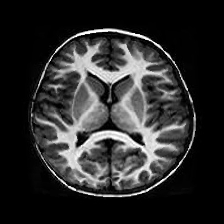
#> input picture data/Data 1 with distortion/distortions/barrel_distortion.png, 224 x 224 px; its folder holds only this picture in this run
$ python distortion_methods.py --image '../../data/Data 1 with distortion/distortions/barrel_distortion.png'
#> lines starting #> are read from the running program, lines starting #| are printed output that depends on the picture
import argparse
import random
import sys
from pathlib import Path

import matplotlib

matplotlib.use("Agg")

import matplotlib.pyplot as plt
import numpy as np
from PIL import Image, ImageEnhance, ImageFilter

if hasattr(sys.stdout, "reconfigure"):
    sys.stdout.reconfigure(encoding="utf-8")


DEFAULT_INPUT_DIR = Path("data/Data 1/test")
OUTPUT_DIR = Path("data/Data 1 with distortion/distortions")
IMAGE_SIZE = (224, 224)


def parse_args() -> argparse.Namespace:
    parser = argparse.ArgumentParser(description="Apply common image distortion methods.")
    parser.add_argument(
        "--image",
        help="Path to one input image. If omitted, a test image is chosen automatically.",
    )
    parser.add_argument(
        "--output",
        default=str(OUTPUT_DIR),
        help="Directory where distorted images are saved.",
    )
    return parser.parse_args()


# [12 lines left out: function find_default_image, not called in this run]


def load_image(path: Path) -> Image.Image:
    with Image.open(path) as image:
        return image.convert("RGB").resize(IMAGE_SIZE)


def gaussian_noise(image: Image.Image, sigma: float = 24.0) -> Image.Image:
    array = np.asarray(image).astype(np.float32)
    noise = np.random.default_rng(42).normal(0, sigma, array.shape)
    noisy = np.clip(array + noise, 0, 255).astype(np.uint8)
    return Image.fromarray(noisy)


# [11 lines left out: function gaussian_noise_snr, not called in this run]


def salt_and_pepper_noise(image: Image.Image, amount: float = 0.04) -> Image.Image:
    array = np.asarray(image).copy()
    rng = np.random.default_rng(42)
    mask = rng.random(array.shape[:2])
    array[mask < amount / 2] = 0
    array[mask > 1 - amount / 2] = 255
    return Image.fromarray(array)


def blur(image: Image.Image) -> Image.Image:
    return image.filter(ImageFilter.GaussianBlur(radius=3))


def gaussian_blur_sigma(image: Image.Image, sigma: float) -> Image.Image:
    return image.filter(ImageFilter.GaussianBlur(radius=sigma))


def brightness_contrast(image: Image.Image) -> Image.Image:
    image = ImageEnhance.Brightness(image).enhance(1.35)
    return ImageEnhance.Contrast(image).enhance(1.55)


def rotate(image: Image.Image) -> Image.Image:
    return image.rotate(18, resample=Image.Resampling.BICUBIC, fillcolor=(0, 0, 0))


def perspective_warp(image: Image.Image) -> Image.Image:
    width, height = image.size
    source = np.array(
        [
            [0, 0],
            [width - 1, 0],
            [width - 1, height - 1],
            [0, height - 1],
        ],
        dtype=np.float32,
    )
    target = np.array(
        [
            [20, 8],
            [width - 24, 24],
            [width - 6, height - 18],
            [10, height - 8],
        ],
        dtype=np.float32,
    )
    coefficients = find_perspective_coefficients(source, target)
    return image.transform(
        image.size,
        Image.Transform.PERSPECTIVE,
        coefficients,
        Image.Resampling.BICUBIC,
        fillcolor=(0, 0, 0),
    )


def find_perspective_coefficients(source: np.ndarray, target: np.ndarray) -> list[float]:
    matrix = []
    for (x, y), (u, v) in zip(target, source):
        matrix.append([x, y, 1, 0, 0, 0, -u * x, -u * y])
        matrix.append([0, 0, 0, x, y, 1, -v * x, -v * y])
    values = source.flatten()
    return np.linalg.solve(np.asarray(matrix), values).tolist()


def barrel_distortion(image: Image.Image, strength: float = 0.000015) -> Image.Image:
    array = np.asarray(image)
    height, width = array.shape[:2]
    center_x = width / 2
    center_y = height / 2

    y_indices, x_indices = np.indices((height, width))
    x = x_indices - center_x
    y = y_indices - center_y
    radius_squared = x * x + y * y

    factor = 1 + strength * radius_squared
    source_x = np.clip(center_x + x * factor, 0, width - 1).astype(np.int32)
    source_y = np.clip(center_y + y * factor, 0, height - 1).astype(np.int32)

    distorted = array[source_y, source_x]
    return Image.fromarray(distorted)


def pixelate(image: Image.Image, block_size: int = 12) -> Image.Image:
    small_size = (IMAGE_SIZE[0] // block_size, IMAGE_SIZE[1] // block_size)
    small = image.resize(small_size, Image.Resampling.BILINEAR)
    return small.resize(IMAGE_SIZE, Image.Resampling.NEAREST)


# [26 lines left out: function cnn_level_distortions, not called in this run]


def save_comparison_grid(images: dict[str, Image.Image], output_path: Path) -> None:
    names = list(images.keys())
    columns = 3
    rows = int(np.ceil(len(names) / columns))

    plt.figure(figsize=(10, 3.4 * rows))
    for index, name in enumerate(names, start=1):
        plt.subplot(rows, columns, index)
        plt.imshow(images[name])
        plt.title(name)
        plt.axis("off")

    plt.tight_layout()
    plt.savefig(output_path, dpi=160)
    plt.close()


def main() -> None:
    args = parse_args()
    image_path = Path(args.image) if args.image else find_default_image()
    output_dir = Path(args.output)
    output_dir.mkdir(parents=True, exist_ok=True)

    original = load_image(image_path)
#> in load_image, image is the input picture: PIL image 224x224 RGB; min 0, max 255, mean 44.4
    distortions = {
        "clean": original,
        "gaussian_noise": gaussian_noise(original),
        "salt_and_pepper": salt_and_pepper_noise(original),
        "gaussian_blur": blur(original),
        "brightness_contrast": brightness_contrast(original),
        "rotation": rotate(original),
        "perspective_warp": perspective_warp(original),
        "barrel_distortion": barrel_distortion(original),
        "pixelation": pixelate(original),
    }
#> in gaussian_noise, `noisy = np.clip(array + noise, 0, 255).astype(np.uint8)`:
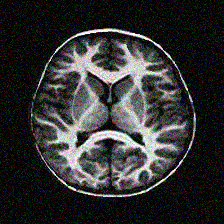
#> noisy: shape (224, 224, 3); mean R, G, B 49.4, 49.5, 49.5
#> in salt_and_pepper_noise, `array[mask > 1 - amount / 2] = 255`:
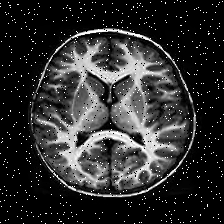
#> array: shape (224, 224, 3); min 0, max 255, mean 47.6
#> in brightness_contrast, `image = ImageEnhance.Brightness(image).enhance(1.35)`:
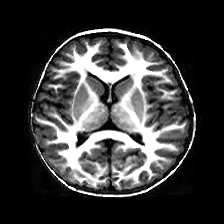
#> image: PIL image 224x224 RGB; min 0, max 255, mean 57.3
#> in rotate, `return image.rotate(18, resample=Image.Resampling.BICUBIC, fillcolor=(..`:
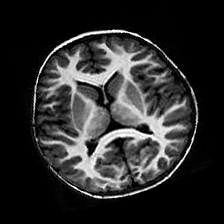
#> returned value: PIL image 224x224 RGB; min 0, max 255, mean 44.2
#> in perspective_warp, `width, height = image.size`: width = 224
#> in perspective_warp, `source = np.array( [ [0, 0], [width - 1, 0], [width - 1, height - 1], ..`: source = [[0, 0], [223, 0], [223, 223], [0, 223]]
#> in perspective_warp, `target = np.array( [ [20, 8], [width - 24, 24], [width - 6, height - 1..`: target = [[20, 8], [200, 24], [218, 206], [10, 216]]
#> the loop in find_perspective_coefficients, `for (x, y), (u, v) in zip(target, source):` made 4 passes
#> (x, y, u, v) on passes 1 to 4: (20, 8, 0, 0), (200, 24, 223, 0), (218, 206, 223, 223), (10, 216, 0, 223)
#> after the loop in find_perspective_coefficients, `for (x, y), (u, v) in zip(target, source):`: matrix = 8 items, first 6: [20, 8, 1, 0, 0, 0, 0, 0], [0, 0, 0, 20, 8, 1, 0, 0], [200, 24, 1, 0, 0, 0, -44600, -5352], [0, 0, 0, 200, 24, 1, 0, 0], [218, 206, 1, 0, 0, 0, -48614, -45938], [0, 0, 0, 218, 206, 1, -48614, -45938]
#> in find_perspective_coefficients, `values = source.flatten()`: values = [0, 0, 223, 0, 223, 223, 0, 223]
#> in perspective_warp, `coefficients = find_perspective_coefficients(source, target)`: coefficients = [1.08, 0.0518, -21.98, -0.11, 1.24, -7.72, -0.000724, 0.000782]
#> in perspective_warp, `return image.transform( image.size, Image.Transform.PERSPECTIVE, coeff..`:
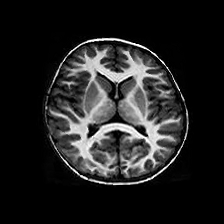
#> returned value: PIL image 224x224 RGB; min 0, max 255, mean 33.5
#> in barrel_distortion, `distorted = array[source_y, source_x]`:
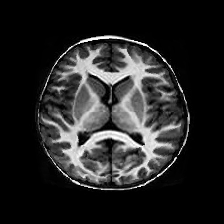
#> distorted: shape (224, 224, 3); min 0, max 255, mean 38
#> in pixelate, `small_size = (IMAGE_SIZE[0] // block_size, IMAGE_SIZE[1] // block_size)`: small_size = (18, 18)
#> in pixelate, `small = image.resize(small_size, Image.Resampling.BILINEAR)`:
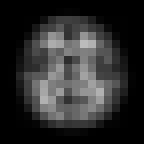
#> small: PIL image 18x18 RGB (shown 8 times larger); min 0, max 188, mean 44.4

    for name, image in distortions.items():
        image.save(output_dir / f"{name}.png")
#> this loop made 9 passes
#> name on passes 1 to 9: 'clean', 'gaussian_noise', 'salt_and_pepper', 'gaussian_blur', 'brightness_contrast', 'rotation', 'perspective_warp', 'barrel_distortion', 'pixelation'

    save_comparison_grid(distortions, output_dir / "distortion_grid.png")
#> in save_comparison_grid, `names = list(images.keys())`: names = ['clean', 'gaussian_noise', 'salt_and_pepper', 'gaussian_blur', 'brightness_contrast', 'rotation', 'perspective_warp', 'barrel_distortion', 'pixelation']
#> in save_comparison_grid, `rows = int(np.ceil(len(names) / columns))`: rows = 3
#> the loop in save_comparison_grid, `for index, name in enumerate(names, start=1):` made 9 passes
    (output_dir / "methods.txt").write_text(
        "\n".join(
            [
                "Distortion Methods",
                "",
                f"Input image: {image_path.resolve()}",
                "",
                "1. Gaussian noise: adds normally distributed random pixel noise.",
                "2. Salt and pepper noise: randomly turns pixels black or white.",
                "3. Gaussian blur: smooths local detail and edges.",
                "4. Brightness/contrast: changes image intensity and contrast.",
                "5. Rotation: applies geometric rotation.",
                "6. Perspective warp: simulates viewpoint distortion.",
                "7. Barrel distortion: bends the image outward from the center.",
                "8. Pixelation: reduces spatial detail by enlarging blocks.",
            ]
        ),
        encoding="utf-8",
    )

    print("Input image:", image_path.resolve())
    print("Saved distortion results to:", output_dir.resolve())


if __name__ == "__main__":
    main()

$ run again, on data/Data 1 with distortion/distortions/rotation.png
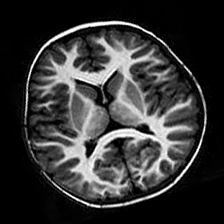
#> input picture data/Data 1 with distortion/distortions/rotation.png, 224 x 224 px
#> in load_image, image is the input picture: PIL image 224x224 RGB; min 0, max 255, mean 53.1
#> in rotate, `return image.rotate(18, resample=Image.Resampling.BICUBIC, fillcolor=(..`:
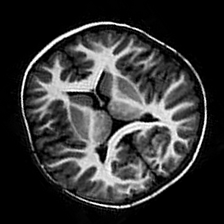
#> returned value: PIL image 224x224 RGB; min 0, max 255, mean 52.8
#> in perspective_warp, `width, height = image.size`: width = 224
#> source = [[0, 0], [223, 0], [223, 223], [0, 223]]
#> target = [[20, 8], [200, 24], [218, 206], [10, 216]]
#> the loop in find_perspective_coefficients, `for (x, y), (u, v) in zip(target, source):` made 4 passes
#> (x, y, u, v) on passes 1 to 4: (20, 8, 0, 0), (200, 24, 223, 0), (218, 206, 223, 223), (10, 216, 0, 223)
#> after the loop in find_perspective_coefficients, `for (x, y), (u, v) in zip(target, source):`: matrix = 8 items, first 6: [20, 8, 1, 0, 0, 0, 0, 0], [0, 0, 0, 20, 8, 1, 0, 0], [200, 24, 1, 0, 0, 0, -44600, -5352], [0, 0, 0, 200, 24, 1, 0, 0], [218, 206, 1, 0, 0, 0, -48614, -45938], [0, 0, 0, 218, 206, 1, -48614, -45938]
#> values = [0, 0, 223, 0, 223, 223, 0, 223]
#> coefficients = [1.08, 0.0518, -21.98, -0.11, 1.24, -7.72, -0.000724, 0.000782]
#> small_size = (18, 18)
#> in pixelate, `small = image.resize(small_size, Image.Resampling.BILINEAR)`:
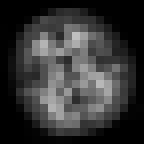
#> small: PIL image 18x18 RGB (shown 8 times larger); min 0, max 192, mean 53.1
#> the loop in main, `for name, image in distortions.items():` made 9 passes
#> name on passes 1 to 8: 'clean', 'gaussian_noise', 'salt_and_pepper', 'gaussian_blur', 'brightness_contrast', 'rotation', 'perspective_warp', 'barrel_distortion'
#> names = ['clean', 'gaussian_noise', 'salt_and_pepper', 'gaussian_blur', 'brightness_contrast', 'rotation', 'perspective_warp', 'barrel_distortion', 'pixelation']
#> rows = 3
#> the loop in save_comparison_grid, `for index, name in enumerate(names, start=1):` made 9 passes
